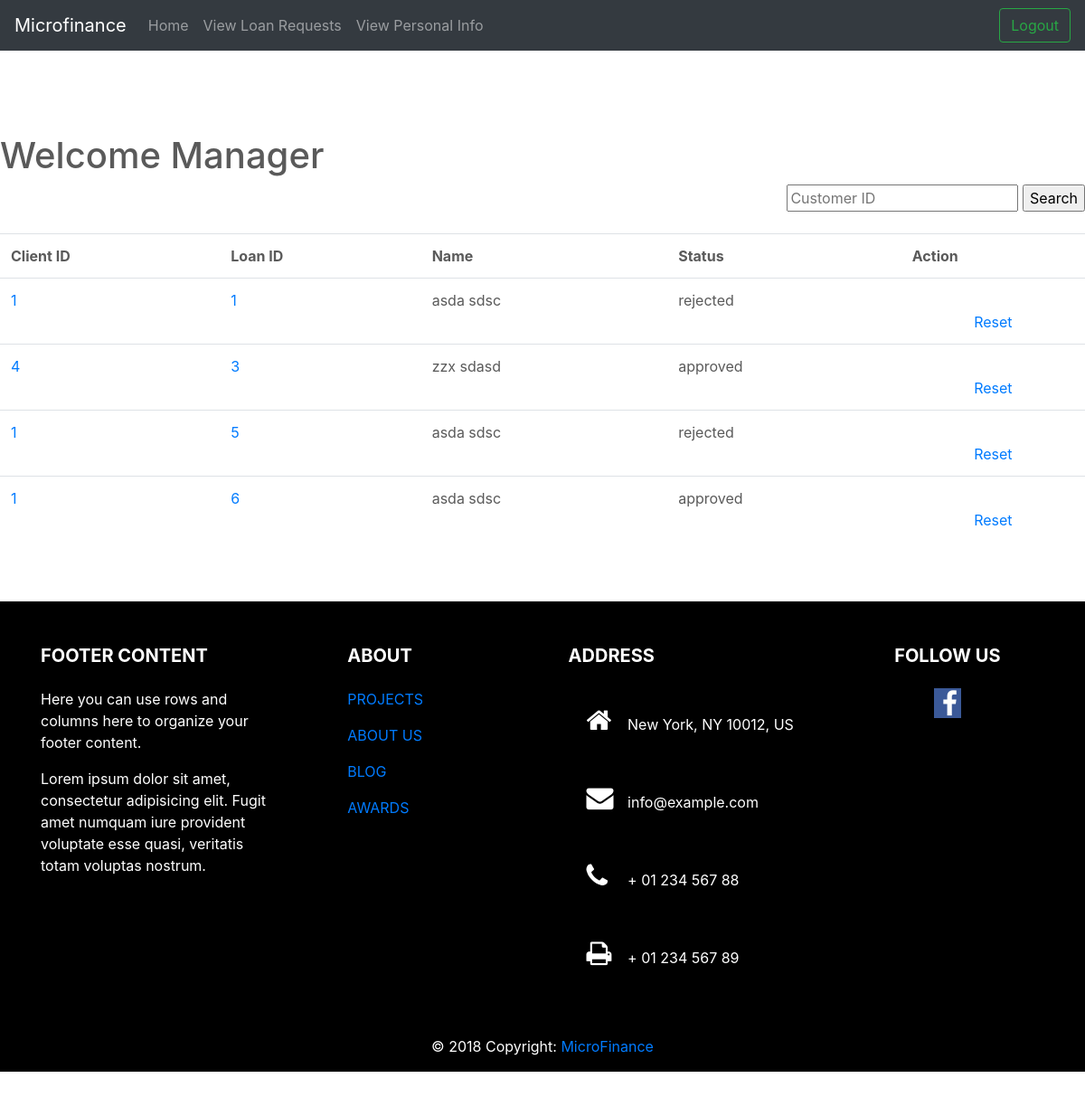
The page /Manager/viewloanrequests.php (signed in) on the database as committed earlier.
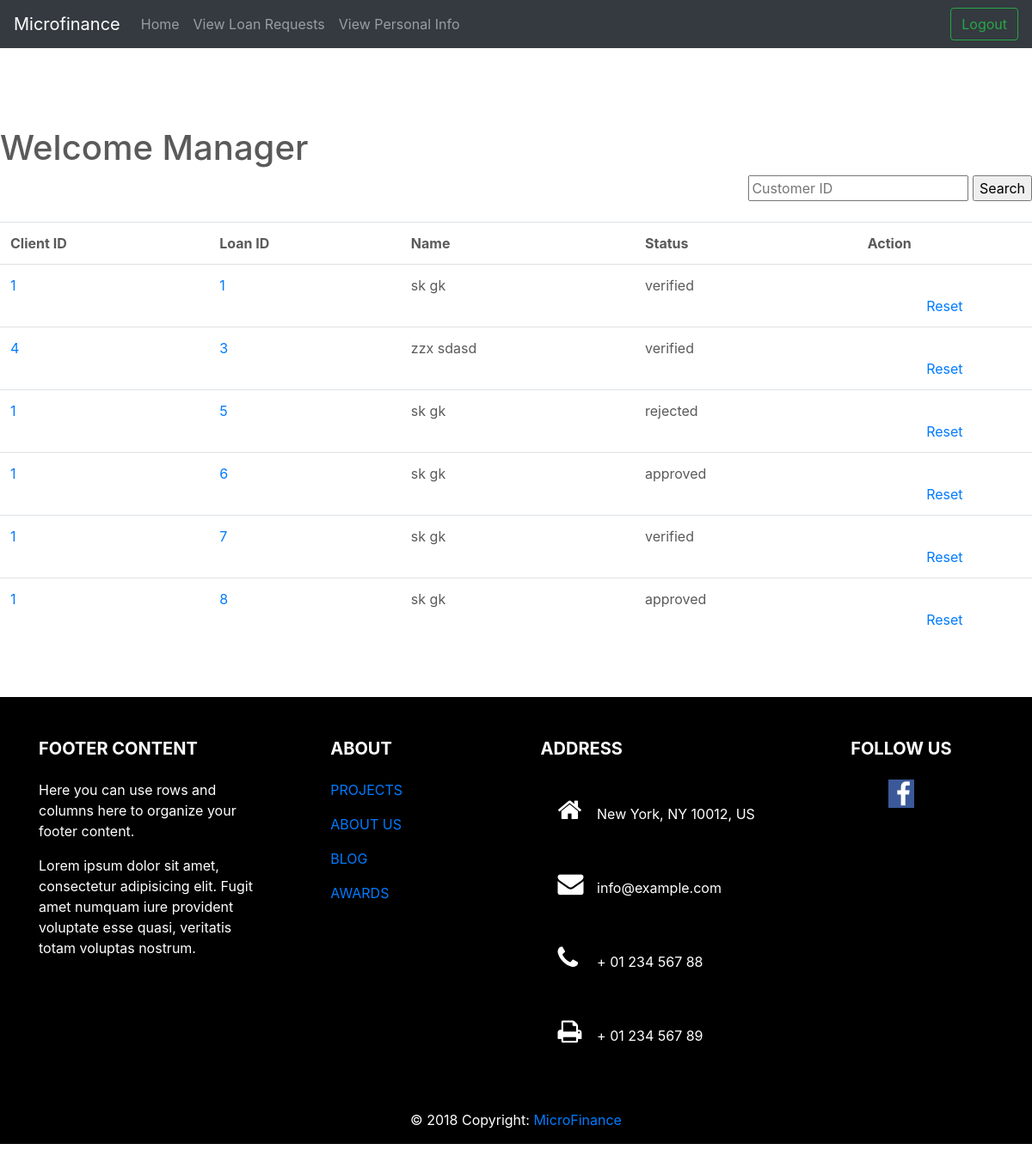
The same page on the database as committed later.
### tables this page shows
CREATE TABLE `loanapplications` (
  `loan_id` int(10) NOT NULL AUTO_INCREMENT,
  `client_id` int(10) DEFAULT NULL,
  `loan_amount` int(10) DEFAULT NULL,
  `interest_rate` decimal(4,2) DEFAULT NULL,
  `start_date` date DEFAULT NULL,
  `approved` enum('pending','approved','rejected','verified') DEFAULT 'pending',
  `duration` int(11) NOT NULL,
  PRIMARY KEY (`loan_id`)
);

CREATE TABLE `clients` (
  `client_id` int(10) NOT NULL AUTO_INCREMENT,
  `rep_id` int(10) DEFAULT NULL,
  `birthday` date DEFAULT NULL,
  `acc_no` int(15) DEFAULT NULL,
  `old_id` int(10) DEFAULT NULL,
  `username` varchar(15) DEFAULT NULL,
  `first_name` varchar(15) DEFAULT NULL,
  `last_name` varchar(15) DEFAULT NULL,
  `email` varchar(30) DEFAULT NULL,
  `tele_phone` int(10) DEFAULT NULL,
  `address` text,
  `gender` enum('Male','Female') DEFAULT NULL,
  `nic` varchar(11) DEFAULT NULL,
  `photo` longblob,
  `branch` varchar(20) NOT NULL,
  `marital_status` enum('Single','Married') DEFAULT NULL,
  `status` enum('pending','created','revoked') DEFAULT NULL,
  PRIMARY KEY (`client_id`)
);

### Manager/viewloanrequests.php (the view, shortened to what the changed rows need)
<!doctype html>
<html lang="en">
<head>
    <link rel="stylesheet" href="https://cdnjs.cloudflare.com/ajax/libs/font-awesome/4.7.0/css/font-awesome.min.css">
    <link href="../css/custom.css" rel="stylesheet">
    <link href="../../dist/css/bootstrap.min.css" rel="stylesheet">
    <link rel="stylesheet" href="https://stackpath.bootstrapcdn.com/bootstrap/4.1.3/css/bootstrap.min.css"
>
    <link href="carousel.css" rel="stylesheet">
</head>
<body>
<main role="main">
    <h1>Welcome Manager</h1>
    <div id="loan_list">
        <?php
        if (isset($_GET['loan_id']) && !empty($_GET['loan_id'])) {
            $loan_id = $_GET['loan_id'];
            $query = "SELECT `client_id`, CONCAT(`first_name`, ' ', `last_name`), `approved`" .
                "FROM `clients` NATURAL JOIN `loanapplications`" .
                "WHERE `loan_id` = '$loan_id' " .
                "LIMIT 1";
            $dbconn = mysqli_connect("localhost", "jester","mafia","microfinance");
            $result = mysqli_fetch_row(mysqli_query($dbconn, $query));
            if ($result) {
                $customer_id = $result[0];
                $customer_name = $result[1];
                $approved_status = $result[2];
                if (isset($_GET['approve'])) {
                    $query = "UPDATE `loanapplications`" .
                        "SET `approved` = 'approved'" .
                        "WHERE `loan_id` = '$loan_id' " .
                        "LIMIT 1";
                    $aproval_status = "aproved";
                } else if (isset($_GET['reject'])) {
                    $query = "UPDATE `loanapplications`" .
                        "SET `approved` = 'rejected'" .
                        "WHERE `loan_id` = '$loan_id' " .
                        "LIMIT 1";
                    $aproval_status = "disaproved";
                } else if (isset($_GET['reset'])) {
                    $query = "UPDATE `loanapplications`" .
                        "SET `approved` = 'pending' " .
                        "WHERE `loan_id` = '$loan_id' " .
                        "LIMIT 1";
                    $aproval_status = "Reset";
                }
                $result = mysqli_query($dbconn, $query);
                mysqli_close($dbconn);
                if ($result) {
                    echo "</br>"
                        . "<div align='center'>Customer $customer_id, $customer_name's loan application $loan_id has $aproval_status Successfully.</div>"
                        . "<br>"
                        . "<div align='right'><a class='_button' href='viewloanrequests.php'><-Back to List</a></div>";
                }
            }
            ?>
            <?php
        } else {
            ?>
            <?php
            if (isset($_GET['search_id']) && !empty($_GET['search_id'])) {
                $search_text = $_GET['search_id'];
                $query = "SELECT `client_id`, `loan_id`, CONCAT(`first_name`, ' ', `last_name`), `approved`" .
                    "FROM `clients` NATURAL JOIN `loanapplications`" .
                    "WHERE `client_id` LIKE '$search_text%' OR CONCAT(`first_name`, ' ', `last_name`) LIKE '%$search_text%' OR `loan_id` LIKE '$search_text%'";
                echo "<div align='left'><a class='_button' href='approve_loan'><-Back to Full List</a></br></br></div>";
            } else {
                $query = "SELECT `client_id`, `loan_id`, CONCAT(`first_name`, ' ', `last_name`), `approved`" .
                    "FROM `clients` NATURAL JOIN `loanapplications`";
            }
            $dbconn = mysqli_connect("localhost", "jester","mafia","microfinance");
            $result = mysqli_query($dbconn, $query);
            if ($result) {
                echo '<table class="table">' .
                    '<tr><th>Client ID</th><th>Loan ID</th><th>Name</th><th>Status</th><th>Action</th></tr>';
                while ($customer = mysqli_fetch_row($result)) {
                    $status = $customer[3];
                    echo
                        '<tr>'
                        . '<td width="auto"><a class="_button" href="profile.php?client_id=' . $customer[0] . '">' . $customer[0] . '</a></td>'
                        . '<td width="auto""><a class="_button" href="viewloandetails.php?loan_id=' . $customer[1] . '">' . $customer[1] . '</a></td>'
                        . '<td width="auto"">' . $customer[2] . '</td>'
                        . '<td width="auto"">' . $status . '</td>'
                        . '<td align="center">';
                    if ($status == 'pending') {
                        echo '<a class="_button" href="?loan_id=' . $customer[1] . '&approve=#">Approve</a></br>'
                            . '<a class="_button" href="?loan_id=' . $customer[1] . '&reject=#">Reject</a>';
                    } else {
                        echo '</br><a class="_button" href="?loan_id=' . $customer[1] . '&reset=#">Reset</a>';
                    }
                    echo '</td>'
                        . '</tr>';
                }
                echo '</table>';
            }
        }
        ?>
    </div>
</main>
</body>
</html>

Rows that differ between the two databases and show on the page:
changed loanapplications id 1: customer "asda sdsc" → "sk gk"; approved "rejected" → "verified"
changed loanapplications id 3: approved "approved" → "verified"
computed for loanapplications "rejected": customer "asda sdsc" → "sk gk"
computed for loanapplications id 6: customer "asda sdsc" → "sk gk"
added loanapplications: client.client_id "1", loan_id "7", customer "sk gk", approved "verified"
added loanapplications: client.client_id "1", loan_id "8", customer "sk gk", approved "approved"
